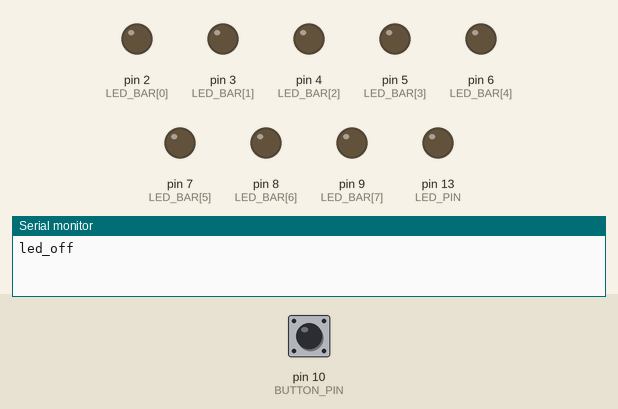
Bench run of a sketch on a simulated Arduino Pro Mini, built with avr-gcc and run on an emulated ATmega328P. On the bench: output pins drawn as LEDs (lit = HIGH), the last lines printed to the serial monitor. The test bench sets the inputs (shaded band); at power-on: pin 10 (BUTTON_PIN) HIGH.

Above: at 1.2 s.
1.3 s: pin 10 (BUTTON_PIN) pulled LOW for 0.15 s
At 2.6 s:
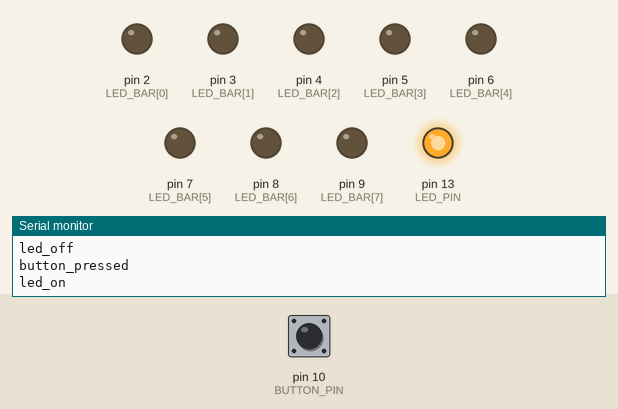
4.4 s: pin 10 (BUTTON_PIN) pulled LOW for 1 s
At 4.9 s:
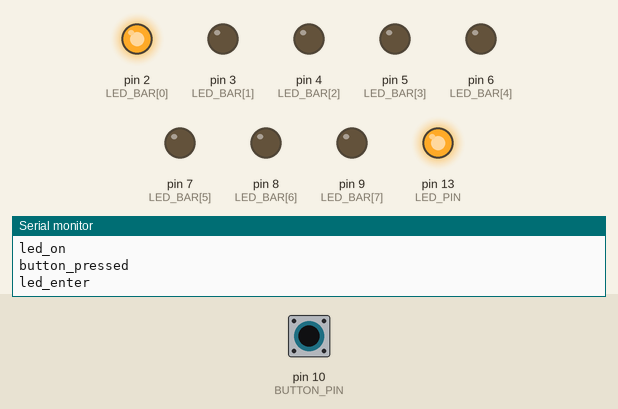
6.9 s: pin 10 (BUTTON_PIN) pulled LOW for 3.2 s
At 8.1 s:
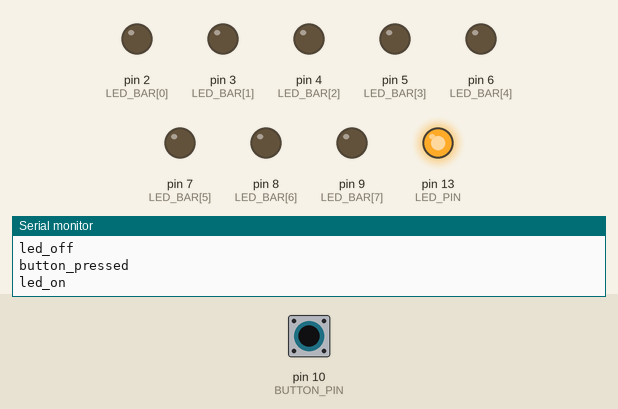
13.1 s: pin 10 (BUTTON_PIN) pulsed LOW 5 times (0.12 s each, 0.3 s apart)
At 14.9 s:
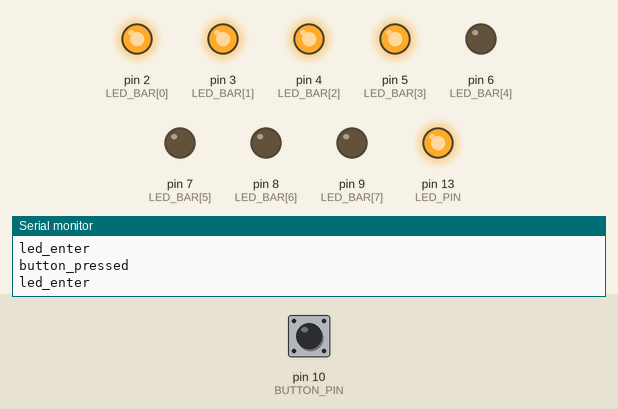
16.1 s: pin 10 (BUTTON_PIN) pulled LOW for 0.15 s
At 17.5 s:
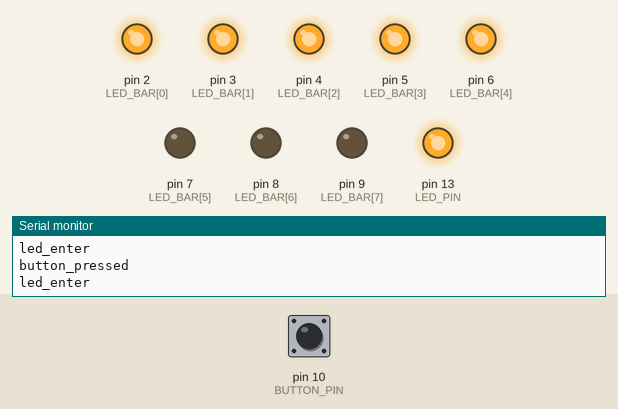
19.2 s: pin 10 (BUTTON_PIN) pulled LOW for 0.15 s
At 19.8 s:
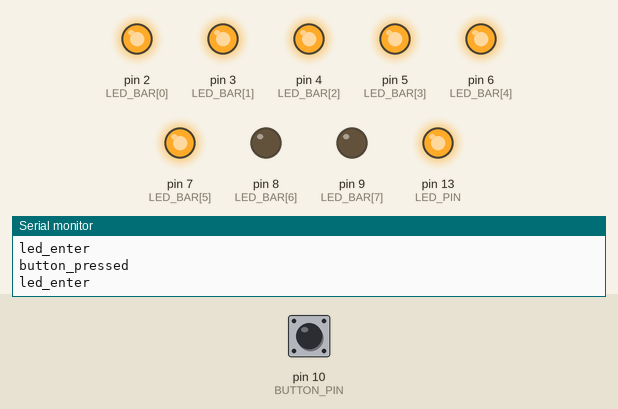
Timing chart, 0 to 26.7 s (numbered marks = the images above; inputs shaded):
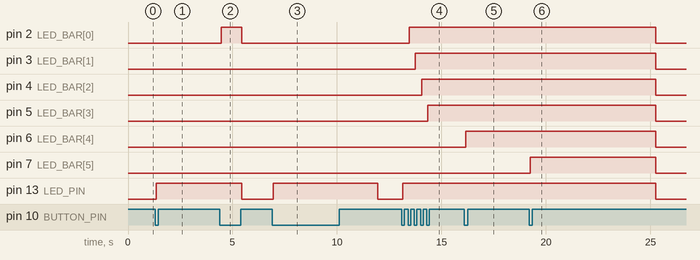

The sketch:

timed_ledbar.ino
```cpp
// (licence header left out)
#include "Fsm.h"

// Used pins
#define LED_PIN     LED_BUILTIN
#define BUTTON_PIN  10

const int LED_BAR[] = {2, 3, 4, 5, 6, 7, 8, 9};
const int LED_BAR_LENGTH = sizeof(LED_BAR) / sizeof(int);
int bar_position = 0;

// Events
#define BUTTON_EVENT  0

// Button states and debounce
int buttonState = 0;
int lastButtonState = HIGH;
unsigned long lastDebounceTime = 0;

// States
State state_led_off(&led_off, &check_button, NULL);
State state_led_on(&led_on,   &check_button, NULL);
State state_led1(&led_enter,  &check_button, NULL);
State state_led2(&led_enter,  &check_button, NULL);
State state_led3(&led_enter,  &check_button, NULL);
State state_led4(&led_enter,  &check_button, NULL);
State state_led5(&led_enter,  &check_button, NULL);
State state_led6(&led_enter,  &check_button, NULL);
State state_led7(&led_enter,  &check_button, NULL);
State state_led8(&led_enter,  &check_button, &led_leave);
Fsm fsm(&state_led_off);

void led_off() {
  Serial.println(__FUNCTION__);
  digitalWrite(LED_PIN, LOW);
  for (int i = 0; i < LED_BAR_LENGTH; i++)
    digitalWrite(LED_BAR[i], LOW);
  bar_position = 0;
}

void led_on() {
  Serial.println(__FUNCTION__);
  digitalWrite(LED_PIN, HIGH);
}

void led_enter() {
  Serial.println(__FUNCTION__);
  if (bar_position < LED_BAR_LENGTH)
    bar_position++;
  for (int i = 0; i < bar_position; i++)
    digitalWrite(LED_BAR[i], HIGH);
  for (int i = bar_position; i < LED_BAR_LENGTH; i++)
    digitalWrite(LED_BAR[i], LOW);
}

void led_leave() {
  Serial.println(__FUNCTION__);
  bar_position = 0;
}

// Check button and debounce
void check_button() {
  int reading = digitalRead(BUTTON_PIN);
  if (reading != lastButtonState)
    lastDebounceTime = millis();

  if ((millis() - lastDebounceTime) > 50) {
    if (reading != buttonState) {
      buttonState = reading;
      if (buttonState == LOW) {
        Serial.println("button_pressed");
        fsm.trigger(BUTTON_EVENT);
      }
    }
  }

  lastButtonState = reading;
}

void setup() {
  Serial.begin(9600);

  pinMode(LED_PIN, OUTPUT);
  for (int i = 0; i < LED_BAR_LENGTH; i++)
    pinMode(LED_BAR[i], OUTPUT);
  pinMode(BUTTON_PIN, INPUT_PULLUP);

  // on/off
  fsm.add_transition(      &state_led_off, &state_led_on, BUTTON_EVENT, NULL);
  fsm.add_timed_transition(&state_led_on,  &state_led_off, 5000, NULL);

  // LED bar button
  fsm.add_transition(      &state_led_on,  &state_led1, BUTTON_EVENT, NULL);
  fsm.add_transition(      &state_led1,    &state_led2, BUTTON_EVENT, NULL);
  fsm.add_transition(      &state_led2,    &state_led3, BUTTON_EVENT, NULL);
  fsm.add_transition(      &state_led3,    &state_led4, BUTTON_EVENT, NULL);
  fsm.add_transition(      &state_led4,    &state_led5, BUTTON_EVENT, NULL);
  fsm.add_transition(      &state_led5,    &state_led6, BUTTON_EVENT, NULL);
  fsm.add_transition(      &state_led6,    &state_led7, BUTTON_EVENT, NULL);
  fsm.add_transition(      &state_led7,    &state_led8, BUTTON_EVENT, NULL);
  fsm.add_transition(      &state_led8,    &state_led1, BUTTON_EVENT, NULL);
  // timed transitions
  fsm.add_timed_transition(&state_led1,    &state_led_off, 1000, NULL);
  fsm.add_timed_transition(&state_led2,    &state_led_off, 2000, NULL);
  fsm.add_timed_transition(&state_led3,    &state_led_off, 3000, NULL);
  fsm.add_timed_transition(&state_led4,    &state_led_off, 4000, NULL);
  fsm.add_timed_transition(&state_led5,    &state_led_off, 5000, NULL);
  fsm.add_timed_transition(&state_led6,    &state_led_off, 6000, NULL);
  fsm.add_timed_transition(&state_led7,    &state_led_off, 7000, NULL);
  fsm.add_timed_transition(&state_led8,    &state_led_off, 8000, NULL);
}

void loop() {
  fsm.run_machine();
}
```

Measured:
- after the input at 1.3 s, pin 13 (LED_PIN): LOW → HIGH after 0.05 s
- after the input at 4.4 s, pin 2 (LED_BAR[0]): LOW → HIGH after 0.05 s, → LOW 1.0 s later; pin 13 (LED_PIN): HIGH → LOW after 1.1 s instead of 2.0 s
- after the input at 6.9 s, pin 13 (LED_PIN): LOW → HIGH after 0.05 s, → LOW 5.0 s later
- after the input at 13.1 s, pin 2 (LED_BAR[0]): LOW → HIGH after 0.35 s; pin 3 (LED_BAR[1]): LOW → HIGH after 0.65 s; pin 4 (LED_BAR[2]): LOW → HIGH after 0.95 s; pin 5 (LED_BAR[3]): LOW → HIGH after 1.3 s; pin 13 (LED_PIN): LOW → HIGH after 0.05 s
- after the input at 16.1 s, pin 2 (LED_BAR[0]), pin 3 (LED_BAR[1]), pin 4 (LED_BAR[2]), pin 5 (LED_BAR[3]), pin 13 (LED_PIN): stays HIGH (without the input it goes to LOW after 2.3 s); pin 6 (LED_BAR[4]): LOW → HIGH after 0.05 s
- after the input at 19.2 s, pin 2 (LED_BAR[0]), pin 3 (LED_BAR[1]), pin 4 (LED_BAR[2]), pin 5 (LED_BAR[3]), pin 6 (LED_BAR[4]), pin 13 (LED_PIN): HIGH → LOW after 6.1 s instead of 2.0 s; pin 7 (LED_BAR[5]): LOW → HIGH after 0.05 s, → LOW 6.0 s later
